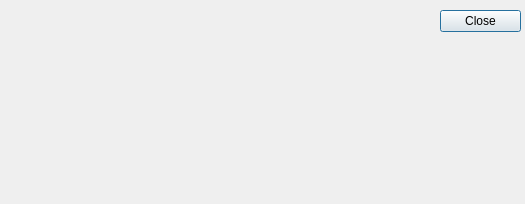
<?xml version="1.0" encoding="UTF-8"?>
<ui version="4.0">
 <class>Schema_display</class>
 <widget class="QDialog" name="Schema_display">
  <property name="geometry">
   <rect>
    <x>0</x>
    <y>0</y>
    <width>525</width>
    <height>204</height>
   </rect>
  </property>
  <property name="sizePolicy">
   <sizepolicy hsizetype="Fixed" vsizetype="Fixed">
    <horstretch>0</horstretch>
    <verstretch>0</verstretch>
   </sizepolicy>
  </property>
  <property name="windowTitle">
   <string>Schema</string>
  </property>
  <widget class="QDialogButtonBox" name="buttonBox">
   <property name="geometry">
    <rect>
     <x>440</x>
     <y>10</y>
     <width>81</width>
     <height>241</height>
    </rect>
   </property>
   <property name="orientation">
    <enum>Qt::Vertical</enum>
   </property>
   <property name="standardButtons">
    <set>QDialogButtonBox::Close</set>
   </property>
  </widget>
  <widget class="QLabel" name="label">
   <property name="geometry">
    <rect>
     <x>0</x>
     <y>0</y>
     <width>431</width>
     <height>201</height>
    </rect>
   </property>
   <property name="text">
    <string/>
   </property>
   <property name="pixmap">
    <pixmap resource="resource.qrc">:/res/schema_img</pixmap>
   </property>
   <property name="scaledContents">
    <bool>true</bool>
   </property>
  </widget>
 </widget>
 <resources>
  <include location="resource.qrc"/>
 </resources>
 <connections>
  <connection>
   <sender>buttonBox</sender>
   <signal>accepted()</signal>
   <receiver>Schema_display</receiver>
   <slot>accept()</slot>
   <hints>
    <hint type="sourcelabel">
     <x>248</x>
     <y>254</y>
    </hint>
    <hint type="destinationlabel">
     <x>157</x>
     <y>274</y>
    </hint>
   </hints>
  </connection>
  <connection>
   <sender>buttonBox</sender>
   <signal>rejected()</signal>
   <receiver>Schema_display</receiver>
   <slot>reject()</slot>
   <hints>
    <hint type="sourcelabel">
     <x>316</x>
     <y>260</y>
    </hint>
    <hint type="destinationlabel">
     <x>286</x>
     <y>274</y>
    </hint>
   </hints>
  </connection>
 </connections>
</ui>
